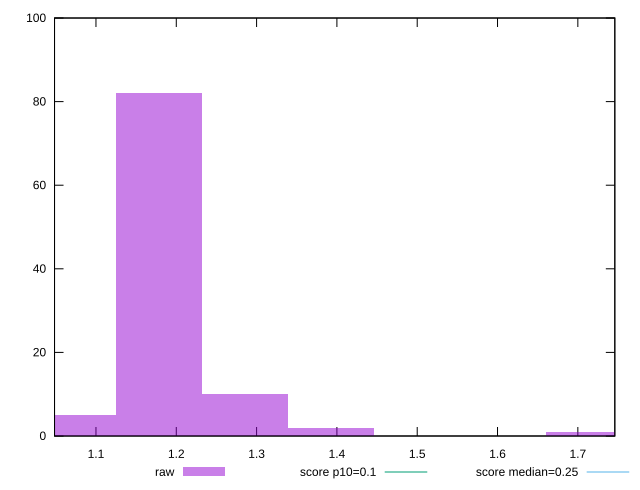

This chart was generated by the following gnuplot code:
reset

$raw <<EOF
1.2858540088807018 10
1.1786995081406433 82
1.0715450074005848 5
1.3930085096207603 2
1.7144720118409358 1
EOF

set key outside below
set boxwidth 0.10715450074005849
set xrange [1.0484101816813152:1.746048472086589]
set yrange [0:100]
set trange [0:100]
set style fill transparent solid 0.5 noborder

set parametric
set terminal svg size 640, 490 enhanced background rgb 'white'
set output "report_00022_2021-02-20T12:08:46.964Z/cumulative-layout-shift/samples/pages/raw/histogram.svg"

plot $raw title "raw" with boxes, \
     0.1,t title "score p10=0.1", \
     0.25,t title "score median=0.25"

reset
